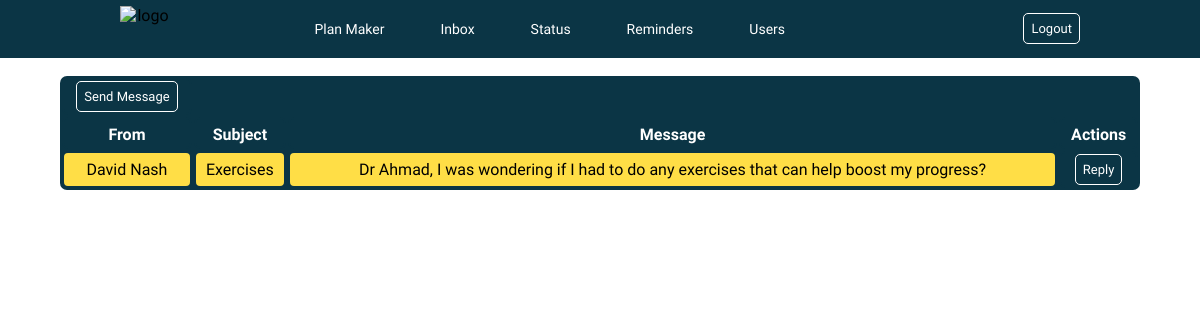
Page /front-end.html/dietitianhub2.php on the committed database.
### tables this page shows
CREATE TABLE `info` (
  `subject` varchar(60) NOT NULL,
  `message` varchar(500) NOT NULL,
  `sender` varchar(250) NOT NULL,
  `senderu` varchar(250) NOT NULL,
  `id` int(25) NOT NULL
);

### front-end.html/dietitianhub2.php (the view, shortened to what this page needs)
<!DOCTYPE html>
<html lang="en" >
<head>
<link rel="stylesheet" href="style.css">
</head>
<body>
<header>
  <div class="container">
    <div class="nav-left">
     <img class="logo" src="https://s3-us-west-2.amazonaws.com/s.cdpn.io/2181605/lemon.png" alt="logo">
    </div>
  <center>
  <div class="nav-right">
    <nav>
      <ul>
        <div id="navitems">
          <li class="other"><a style="font-size:14px" href="dietitianhub.php" id="other">Plan Maker</a></li>
          <li class="other"><a style="font-size:14px" href="dietitianhub2.php" id="other">Inbox</a></li>
          <li class="other"><a style="font-size:14px" href="dietitianhub3.php" id="other">Status</a></li>
          <li class="other"><a style="font-size:14px" href="dietitianhub4.php" id="other">Reminders</a></li>
          <li class="other"><a style="font-size:14px" href="dietitianhub5.php" id="other">Users</a></li>
        </div>
         <div id="logout">
           <?php
           echo
            '<form action="../back-end.php/logout.php" method="POST">
             <button id="logoutbtn" type="submit" name="submit">Logout</button>
             </form>'
           ?>
        </div>
      </ul>
  </nav>
  </div>
 </div>
</header>
  <head>
   <link rel="stylesheet" href="style2.css">
  </head>
  <br><br><br><br>
   <table class=tbl align="center">
    <th><a href="reply2.php" style="text-decoration: none"><button id="logoutbtn">Send Message</button></a></th>
    <?php
   include'../back-end.php/db6.php';
   $sql = "SELECT subject, message, sender, senderu FROM info ORDER BY id DESC";
   $result = mysqli_query($conn, $sql);
     ?>
     <tr>
     <th class="tblcell2">From</th>
     <th class="tblcell2">Subject</th>
     <th class="tblcell2">Message</th>
     <th class="tblcell2">Actions</th>
     </tr>
   <?php
   while($info = mysqli_fetch_assoc($result)){
    echo "<tr>";
    echo "<td>".$info['sender']."</td>";
    echo "<td>".$info['subject']."</td>";
    echo "<td>".$info['message']."</td>"; ?>
    <th><a href="reply.php?replyu=<?php echo $info['senderu'] ?>" style="text-decoration: none"><button id="logoutbtn">Reply</button></a></th>
    <?php
    echo "</tr>";
   }
   ?>
    </table>

### front-end.html/style.css (style rules this page uses)
* { font-family: "Muli", sans-serif; }
html, body { margin: 0; padding: 0; max-width: 100%; overflow-x: hidden; }
header { z-index: 1; position: fixed; top: 0; width: 100%; background: #0b3545; }
.container { width: 80%; margin-left: auto; margin-right: auto; text-align: center; }
header::after { content: ''; display: table; clear: both; }
.logo { padding-top: 6px; float: left; width: 50px; padding-left: 0px; display: inline-block; }
nav ul { float: right; margin: 0; padding: 0; list-style: none; }
nav li { display: inline-block; position: relative; }
nav a { color: white; text-decoration: none; display: inline-block; }
#other { padding: 25px; padding-top: 20px; padding-bottom: 20px; border: 1px solid #0b3545; }
#logoutbtn { padding: 7px; border: 1.3px solid white; border-radius: 5px; font-size: 13px; margin: 0px; background-color: #0b3545; color: white; }
#logout { padding-left: 10px; padding-top: 13px; float: right; display: inline-block; }
#navitems { float: left; display: inline-block; }
.tbl { border:2px; width: 90%; height: 100%; border-radius: 7px; background-color: #0b3545; }
.tblcell2 { background-color: #0b3545; color: #ffffff; border:2px solid #0b3545; text-align: center; border-radius: 6px; margin: 0; padding: 3px; padding-top: 6px; }
a:link { background-color: none; }

### front-end.html/style2.css (style rules this page uses)
table td { text-align: center; border:2px solid #0b3545; border-radius: 6px; background-color: #ffde46; padding: 2px; }
table th { background-color: #0b3545; color: #ffffff; text-align: center; border:2px solid #0b3545; border-radius: 6px; margin: 0; }

### rows in the picture
info: sender "David Nash", subject "Exercises", message "Dr Ahmad, I was wondering if I had to do any exercises that can help boost my progress?"
